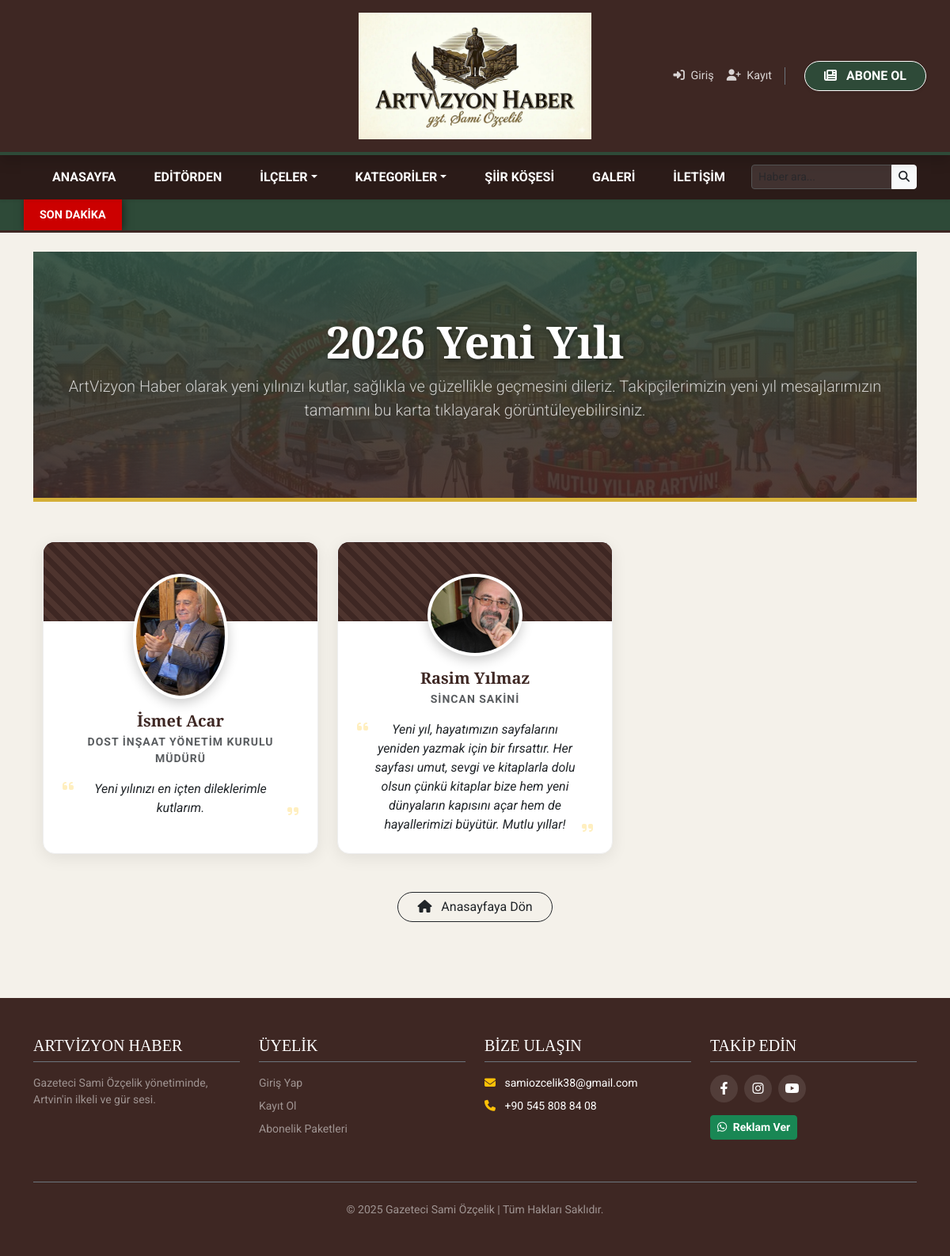
The page /ozel-gun/2026-yeni-yili/ on the database its author committed.
### haberler/models.py (models this page shows, shortened)
class OzelGun(models.Model):
    baslik = models.CharField(max_length=200, verbose_name="Özel Gün Adı (Örn: 2025 Yılbaşı)")
    slug = models.SlugField(unique=True, verbose_name="Link Uzantısı (Otomatik)")
    aciklama = models.TextField(blank=True, verbose_name="Sayfa Üst Yazısı / Artvizyon Mesajı")
    kapak_resmi = ProcessedImageField(
        upload_to='ozel_gunler/',
        processors=[ResizeToFit(1000, 800)],
        format='JPEG',
        options={'quality': 70},
        blank=True,
        verbose_name="Sayfa Kapak Resmi"
    )
    aktif_mi = models.BooleanField(default=True, verbose_name="Aktif mi?")
    anasayfada_goster = models.BooleanField(default=False, verbose_name="Anasayfada Slayt Olarak Göster")
    olusturulma_tarihi = models.DateTimeField(auto_now_add=True)
    class Meta: verbose_name_plural = "Özel Gün Yönetimi"

class TebrikMesaji(models.Model):
    ozel_gun = models.ForeignKey(OzelGun, on_delete=models.CASCADE, related_name='mesajlar')
    ad_soyad = models.CharField(max_length=100, verbose_name="Kişi / Kurum Adı")
    unvan = models.CharField(max_length=150, blank=True, verbose_name="Ünvanı")
    mesaj_metni = models.TextField(blank=True, verbose_name="Mesajı")
    resim = ProcessedImageField(
        upload_to='tebrikler/',
        processors=[ResizeToFit(600, 600)],
        format='JPEG',
        options={'quality': 70},
        verbose_name="Kişi Fotoğrafı"
    )
    instagram_gorseli = models.ImageField(upload_to='instagram_postlari/', blank=True, null=True, verbose_name="Hazır Post")
    video_link = models.URLField(blank=True, null=True, verbose_name="Video Linki (Varsa)")
    sira = models.PositiveIntegerField(default=0, verbose_name="Sıralama")
    class Meta: ordering = ['sira']
    @property
    def embed_video_url(self): return get_youtube_embed(self.video_link)

### haberler/views.py (the view)
# urls.py: path('ozel-gun/<slug:slug>/', views.ozel_gun_detay, name='ozel_gun_detay'),
def ozel_gun_detay(request, slug):
    ozel_gun = get_object_or_404(OzelGun, slug=slug, aktif_mi=True)
    mesajlar = ozel_gun.mesajlar.all().order_by('sira')
    return render(request, 'ozel_gun_detay.html', {'ozel_gun': ozel_gun, 'mesajlar': mesajlar})

### haberler/models.py (called while the page is built, shortened)
def get_youtube_embed(url):
    if not url: return None

### haberler/views.py (called while the page is built)
def global_context(request):
    return {
        'global_kategoriler': Kategori.objects.all(),
        'global_ilceler': Ilce.objects.all(),
        'son_dakika': Haber.objects.filter(aktif_mi=True, son_dakika=True, yayin_tarihi__gte=timezone.now()-timedelta(hours=24)).order_by('-yayin_tarihi')
    }

### templates/ozel_gun_detay.html (shortened to what this page needs)
{% extends 'base.html' %}
{% block content %}
<div class="hero-ozel">
    <div class="container">
        <h1 class="display-4 fw-bold" style="font-family: 'Playfair Display', serif; text-shadow: 2px 2px 4px rgba(0,0,0,0.5);">
            {{ ozel_gun.baslik }}
        </h1>
        <p class="lead opacity-75">{{ ozel_gun.aciklama }}</p>
    </div>
</div>
<div class="container mb-5">
    <div class="row g-4">
        {% for mesaj in mesajlar %}
        <div class="col-lg-4 col-md-6">
            <div class="mesaj-kutusu">
                <div class="text-center px-4 pb-4">
                    {% if mesaj.resim %}
                        <img src="{{ mesaj.resim.url }}" class="kisi-resim">
                    {% else %}
                        <div class="kisi-resim d-flex align-items-center justify-content-center mx-auto bg-light text-muted"><i class="fas fa-user fa-3x"></i></div>
                    {% endif %}
                    <h5 class="fw-bold mt-3 mb-1" style="color: #3E2723;">{{ mesaj.ad_soyad }}</h5>
                    <p class="text-muted small fw-bold text-uppercase mb-3" style="letter-spacing: 1px;">{{ mesaj.unvan }}</p>
                    <div class="text-dark fst-italic position-relative">
                        <i class="fas fa-quote-left text-warning opacity-25 position-absolute top-0 start-0"></i>
                        <p class="mb-0 px-3">{{ mesaj.mesaj_metni }}</p>
                        <i class="fas fa-quote-right text-warning opacity-25 position-absolute bottom-0 end-0"></i>
                    </div>
                </div>
            </div>
        </div>
        {% endfor %}
    </div>
    <div class="text-center mt-5">
        <a href="{% url 'anasayfa' %}" class="btn btn-outline-dark rounded-pill px-4">
            <i class="fas fa-home me-2"></i> Anasayfaya Dön
        </a>
    </div>
</div>
{% endblock %}

### templates/base.html (style rules this page uses)
:root { --ahsap-koyu: #3E2723; --artvin-yesil: #2E4A38; --kagit-krem: #F4F1EA; --altin-detay: #D4AF37; }
body { background-color: var(--kagit-krem); font-family: 'Roboto', sans-serif; min-height: 100vh; display: flex; flex-direction: column; }
h1, h2, h3, h4, h5 { font-family: 'Playfair Display', serif; }
img { max-width: 100% !important; height: auto !important; }

### rows shown on the page
OzelGun: baslik "2026 Yeni Yılı", aciklama "ArtVizyon Haber olarak yeni yılınızı kutlar, sağlıkla ve güzellikle geçmesini dileriz. Takipçilerimizin yeni yıl mesajlarımızın tamamını bu karta tıklayarak görüntüleyebilirsiniz."
TebrikMesaji: resim (picture), ad_soyad "İsmet Acar", unvan "DOST İNŞAAT YÖNETIM KURULU MÜDÜRÜ", mesaj_metni "Yeni yılınızı en içten dileklerimle kutlarım."
TebrikMesaji: resim (picture), ad_soyad "Rasim Yılmaz", unvan "SINCAN SAKINI", mesaj_metni "Yeni yıl, hayatımızın sayfalarını yeniden yazmak için bir fırsattır. Her sayfası umut, sevgi ve kitaplarla dolu olsun çünkü kitaplar bize hem yeni dünyaların kapısını açar hem de hayallerimizi büyütür. Mutlu yıllar!"
